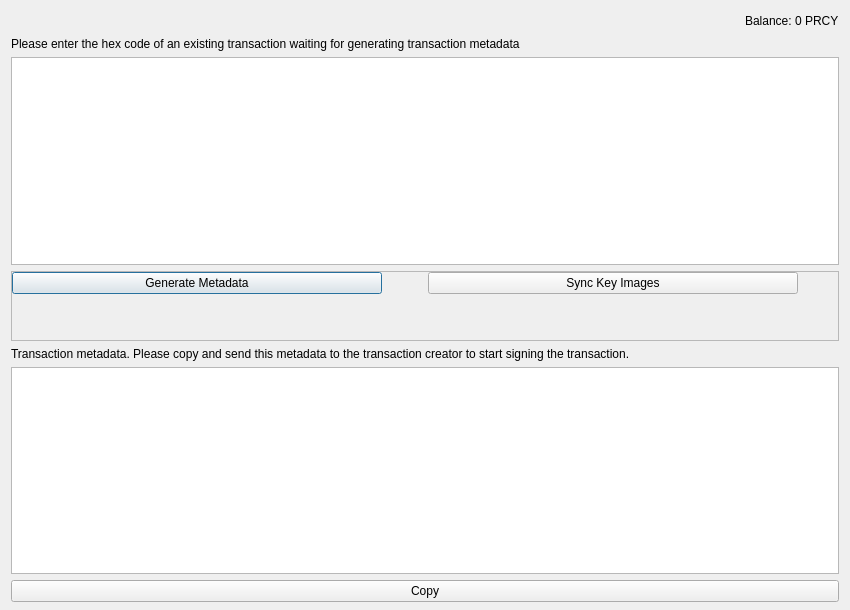
<?xml version="1.0" encoding="UTF-8"?>
<ui version="4.0">
 <class>KeyImageSync</class>
 <widget class="QDialog" name="KeyImageSync">
  <property name="geometry">
   <rect>
    <x>0</x>
    <y>0</y>
    <width>850</width>
    <height>610</height>
   </rect>
  </property>
  <property name="sizePolicy">
   <sizepolicy hsizetype="Maximum" vsizetype="Preferred">
    <horstretch>0</horstretch>
    <verstretch>0</verstretch>
   </sizepolicy>
  </property>
  <property name="windowTitle">
   <string>Co-Sign Transaction</string>
  </property>
  <property name="sizeGripEnabled">
   <bool>false</bool>
  </property>
  <layout class="QVBoxLayout" name="verticalLayout" stretch="0,0,0,0,0,0,0">
   <property name="bottomMargin">
    <number>8</number>
   </property>
   <item>
    <layout class="QHBoxLayout" name="horizontalLayout">
     <item>
      <layout class="QHBoxLayout" name="horizontalLayout_2">
       <property name="spacing">
        <number>3</number>
       </property>
       <item>
        <spacer name="horizontalSpacer">
         <property name="orientation">
          <enum>Qt::Horizontal</enum>
         </property>
         <property name="sizeHint" stdset="0">
          <size>
           <width>40</width>
           <height>20</height>
          </size>
         </property>
        </spacer>
       </item>
       <item>
        <widget class="QLabel" name="label">
         <property name="toolTip">
          <string>Your current spendable balance</string>
         </property>
         <property name="text">
          <string>Balance:</string>
         </property>
        </widget>
       </item>
       <item>
        <widget class="QLabel" name="labelBalance">
         <property name="sizePolicy">
          <sizepolicy hsizetype="Preferred" vsizetype="Fixed">
           <horstretch>0</horstretch>
           <verstretch>0</verstretch>
          </sizepolicy>
         </property>
         <property name="cursor">
          <cursorShape>IBeamCursor</cursorShape>
         </property>
         <property name="toolTip">
          <string>Your current spendable balance</string>
         </property>
         <property name="text">
          <string notr="true">0 PRCY</string>
         </property>
         <property name="textInteractionFlags">
          <set>Qt::LinksAccessibleByMouse|Qt::TextSelectableByKeyboard|Qt::TextSelectableByMouse</set>
         </property>
        </widget>
       </item>
      </layout>
     </item>
    </layout>
   </item>
   <item>
    <widget class="QLabel" name="label_3">
     <property name="text">
      <string>Please enter the hex code of an existing transaction waiting for generating transaction metadata</string>
     </property>
    </widget>
   </item>
   <item>
    <layout class="QHBoxLayout" name="horizontalLayout_3">
     <item>
      <layout class="QHBoxLayout" name="horizontalLayout_4">
       <property name="spacing">
        <number>3</number>
       </property>
       <item>
        <widget class="QTextEdit" name="hexCode">
         <property name="acceptRichText">
          <bool>false</bool>
         </property>
        </widget>
       </item>
      </layout>
     </item>
    </layout>
   </item>
   <item>
    <widget class="QScrollArea" name="scrollArea">
     <property name="sizePolicy">
      <sizepolicy hsizetype="Expanding" vsizetype="Minimum">
       <horstretch>0</horstretch>
       <verstretch>0</verstretch>
      </sizepolicy>
     </property>
     <property name="widgetResizable">
      <bool>true</bool>
     </property>
     <widget class="QWidget" name="scrollAreaWidgetContents">
      <property name="enabled">
       <bool>true</bool>
      </property>
      <property name="geometry">
       <rect>
        <x>0</x>
        <y>0</y>
        <width>824</width>
        <height>34</height>
       </rect>
      </property>
      <property name="sizePolicy">
       <sizepolicy hsizetype="Preferred" vsizetype="Maximum">
        <horstretch>0</horstretch>
        <verstretch>0</verstretch>
       </sizepolicy>
      </property>
      <layout class="QVBoxLayout" name="verticalLayout_2" stretch="0">
       <property name="leftMargin">
        <number>0</number>
       </property>
       <property name="topMargin">
        <number>0</number>
       </property>
       <property name="rightMargin">
        <number>0</number>
       </property>
       <property name="bottomMargin">
        <number>0</number>
       </property>
       <item>
        <layout class="QVBoxLayout" name="verticalLayout_4">
         <item>
          <layout class="QHBoxLayout" name="horizontalLayoutSend_2">
           <item>
            <widget class="QPushButton" name="generateKeyImage">
             <property name="text">
              <string>Generate Metadata</string>
             </property>
            </widget>
           </item>
           <item>
            <spacer name="horizontalSpacerSendL_2">
             <property name="orientation">
              <enum>Qt::Horizontal</enum>
             </property>
             <property name="sizeType">
              <enum>QSizePolicy::Fixed</enum>
             </property>
             <property name="sizeHint" stdset="0">
              <size>
               <width>40</width>
               <height>0</height>
              </size>
             </property>
            </spacer>
           </item>
           <item>
            <widget class="QPushButton" name="syncKeyImageButton">
             <property name="enabled">
              <bool>true</bool>
             </property>
             <property name="sizePolicy">
              <sizepolicy hsizetype="Preferred" vsizetype="Fixed">
               <horstretch>0</horstretch>
               <verstretch>0</verstretch>
              </sizepolicy>
             </property>
             <property name="minimumSize">
              <size>
               <width>220</width>
               <height>0</height>
              </size>
             </property>
             <property name="toolTip">
              <string>Sync Key Images</string>
             </property>
             <property name="text">
              <string>Sync Key Images</string>
             </property>
             <property name="autoDefault">
              <bool>false</bool>
             </property>
             <property name="default">
              <bool>true</bool>
             </property>
            </widget>
           </item>
           <item>
            <spacer name="horizontalSpacerSendR_2">
             <property name="orientation">
              <enum>Qt::Horizontal</enum>
             </property>
             <property name="sizeType">
              <enum>QSizePolicy::Fixed</enum>
             </property>
             <property name="sizeHint" stdset="0">
              <size>
               <width>40</width>
               <height>0</height>
              </size>
             </property>
            </spacer>
           </item>
          </layout>
         </item>
        </layout>
       </item>
      </layout>
     </widget>
    </widget>
   </item>
   <item>
    <widget class="QLabel" name="label_2">
     <property name="text">
      <string>Transaction metadata. Please copy and send this metadata to the transaction creator to start signing the transaction.</string>
     </property>
    </widget>
   </item>
   <item>
    <widget class="QTextEdit" name="signedHex">
     <property name="readOnly">
      <bool>true</bool>
     </property>
     <property name="acceptRichText">
      <bool>false</bool>
     </property>
    </widget>
   </item>
   <item>
    <widget class="QPushButton" name="copyButton">
     <property name="layoutDirection">
      <enum>Qt::RightToLeft</enum>
     </property>
     <property name="text">
      <string>Copy</string>
     </property>
    </widget>
   </item>
  </layout>
 </widget>
 <resources/>
 <connections/>
</ui>
